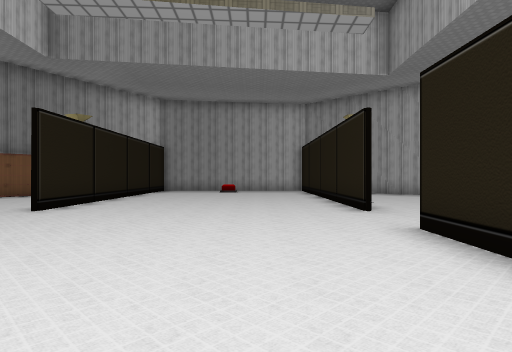
[1] (above)

19 first-person views from a walk through a level from a Godot 3-D game. The camera is 1.4 m above the floor, looks level and sees 75° across. The floor is counted in squares, 2 m on a side. Each view is taken from the middle of a square. On the plan, view 1 faces up. The plan holds only what a view shows up to about 10 squares ahead; the rest is blank. Some surface patterns are stand-ins.

[2]
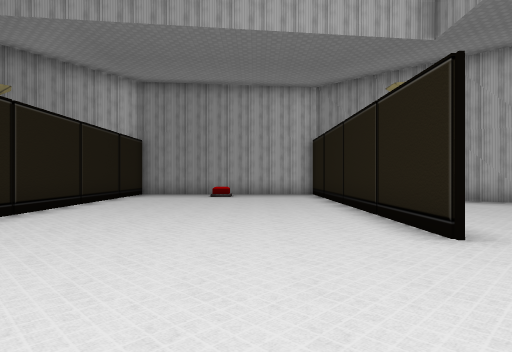

[3]
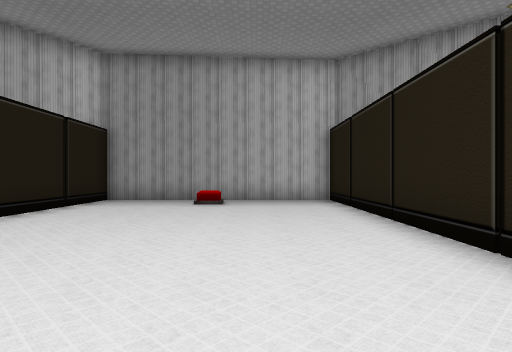

[4]
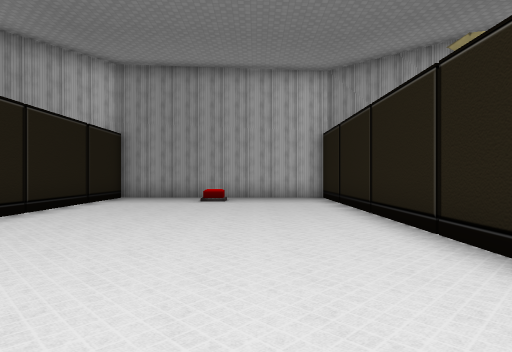

[5]
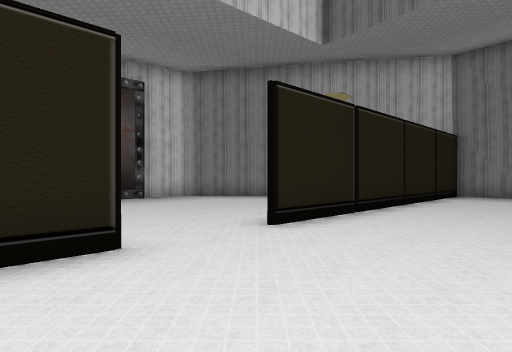

[6]
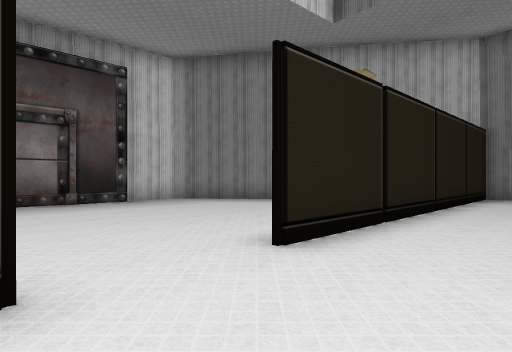

[7]
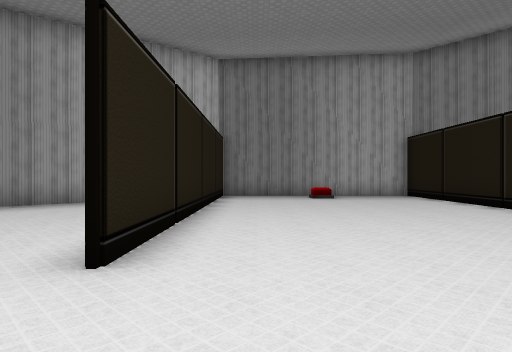

[8]
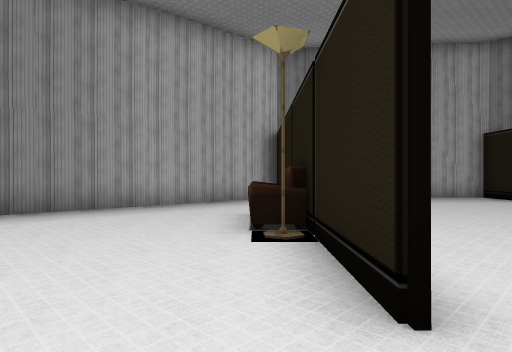

[9]
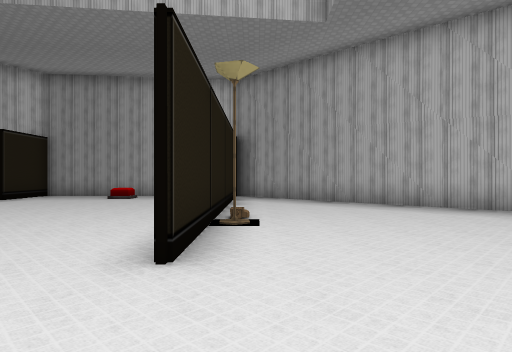

[10]
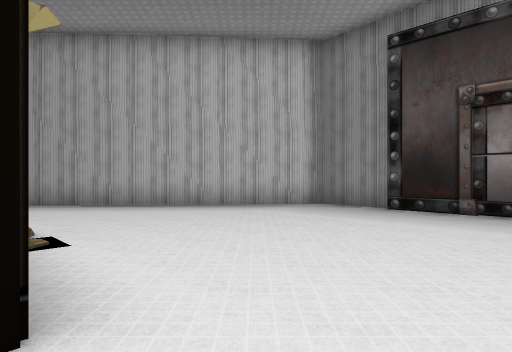

[11]
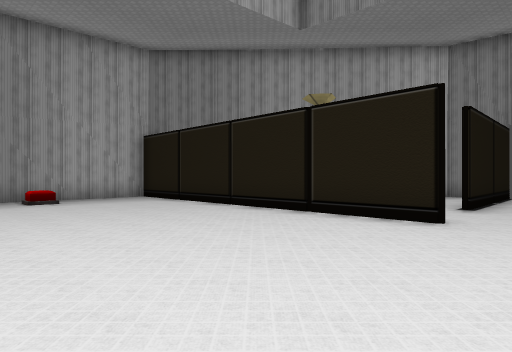

[12]
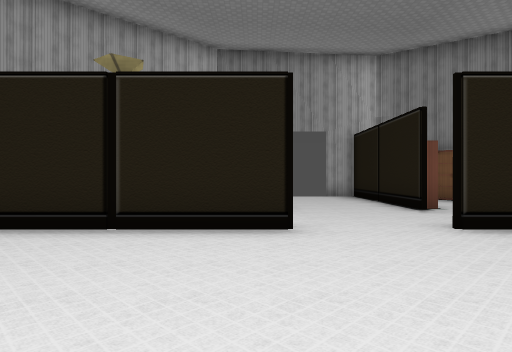

[13]
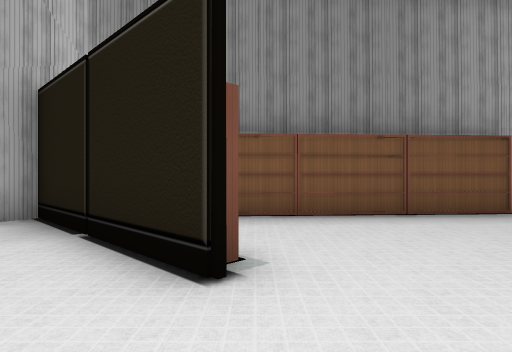

[14]
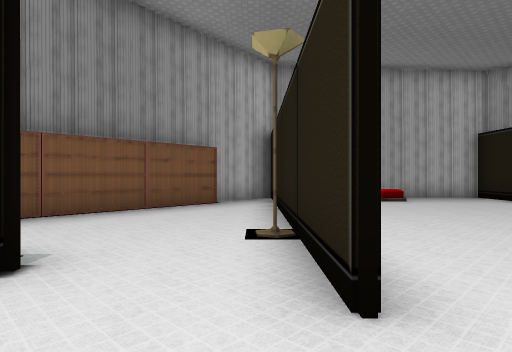

[15]
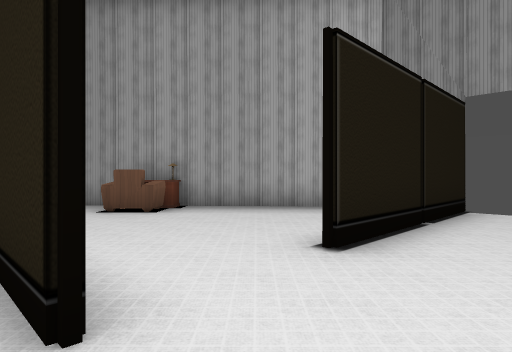

[16]
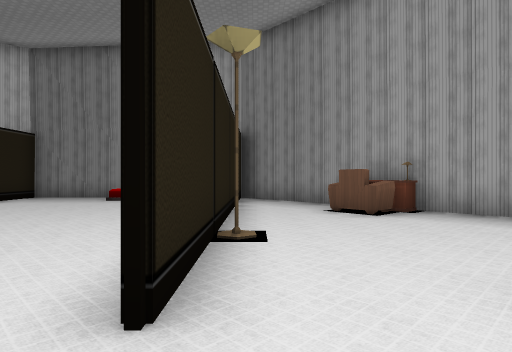

[17]
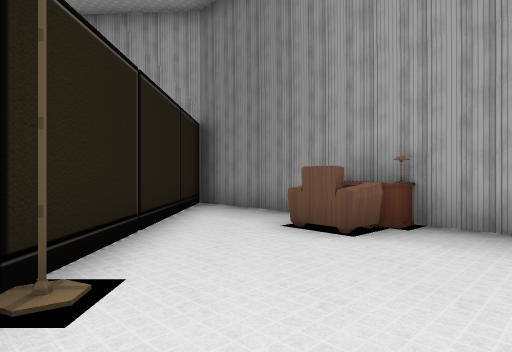

[18]
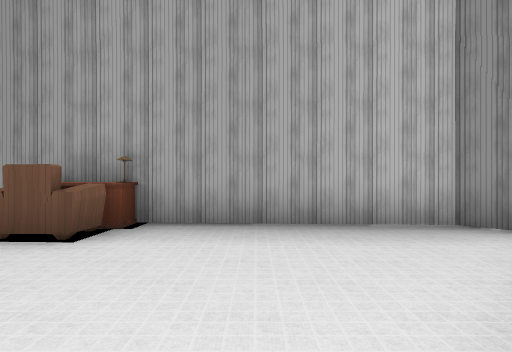

[19]
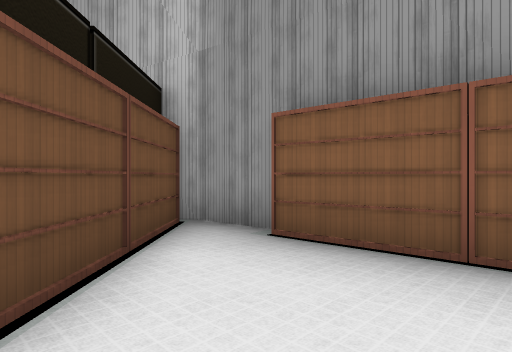

### Floor plan
Points are (right, up) in squares from view 1. A wall is a line through its corners. A room is listed if a view was taken in it or the views show most of it. See-through windows are left out.
Room 1 (views 1, 2, 3, 4, 5, 6, 7, 11, 12, 15)
walls: (2.2, 6.6) (2.2, 15.8) (-4.4, 15.8) (-4.4, 6.6); (-4.4, 4.5) (-4.4, -4); (2.2, 1.6) (2.2, 4.5); (-2.4, -4.8) (-0.4, -4.8); (2.2, -4.8) (2.2, 0.6)
ways out: opening at (2, 1) to room 2; opening at (2, 5.5) to room 2; opening at (-4, 5.5) to room 3
Room 2 (views 8, 9, 10)
walls: (2.3, 4.5) (2.3, 1.4); (8.9, 3) (8.9, 8); (9.1, 8) (9.1, 9.6) (3.7, 14.4); (9.2, 2) (9.2, 3); (2.2, 0.6) (2.2, 1.6); (3.1, -4) (7.6, 0.1); (2.3, 14) (2.3, 6.6)
ways out: opening at (2, 1) to room 1; opening at (2, 5.5) to room 1; closed door at (9, 5.5)
objects: sofa (3, 0) to (3, 1); lamp (3, 2); lamp (3, 9)
Room 3 (views 13, 14, 16, 19)
walls: (-10.4, 9.2) (-11, 8.5); (-4.5, 6.6) (-4.5, 12.8); (-11.4, 7.3) (-11.4, 6.8); (-5.2, 15.1) (-6.1, 14.1); (-11.4, 4.3) (-6.7, 4.3)
ways out: opening at (-4, 5.5) to room 1; opening at (-5.5, 4) to room 4
objects: bookshelf (-11, 8) to (-9, 8); bookshelf (-9, 10); bookshelf (-8, 8) to (-7, 8); bookshelf (-8, 12); bookshelf (-7, 13); lamp (-5, 9)
Room 4 (views 17, 18)
walls: (-11.4, 3.3) (-11.4, 2.6) (-4.5, -5) (-4.5, 4.5)
ways out: opening at (-5.5, 4) to room 3
objects: other object (-8, -1); desk (-7, -1); chair (-7, 0); lamp (-5, 2)

Where each view was taken, in squares from view 1:
view 1: 0 up, 0 right, facing up
view 2: 3 up, 0 right, facing up
view 3: 6 up, 0 right, facing up
view 4: 5 up, 0 right, facing up
view 5: 8 up, 1 left, facing down-right
view 6: 7 up, 0 right, facing down-right
view 7: 7 up, 1 right, facing down
view 8: 6 up, 3 right, facing down
view 9: 4 up, 3 right, facing up
view 10: 5 up, 2 right, facing up-right
view 11: 6 up, 1 right, facing down-left
view 12: 4 up, 0 right, facing left
view 13: 6 up, 5 left, facing up-left
view 14: 5 up, 5 left, facing up
view 15: 6 up, 4 left, facing down-left
view 16: 6 up, 5 left, facing down
view 17: 4 up, 6 left, facing down
view 18: 4 up, 6 left, facing down-left
view 19: 9 up, 6 left, facing left
